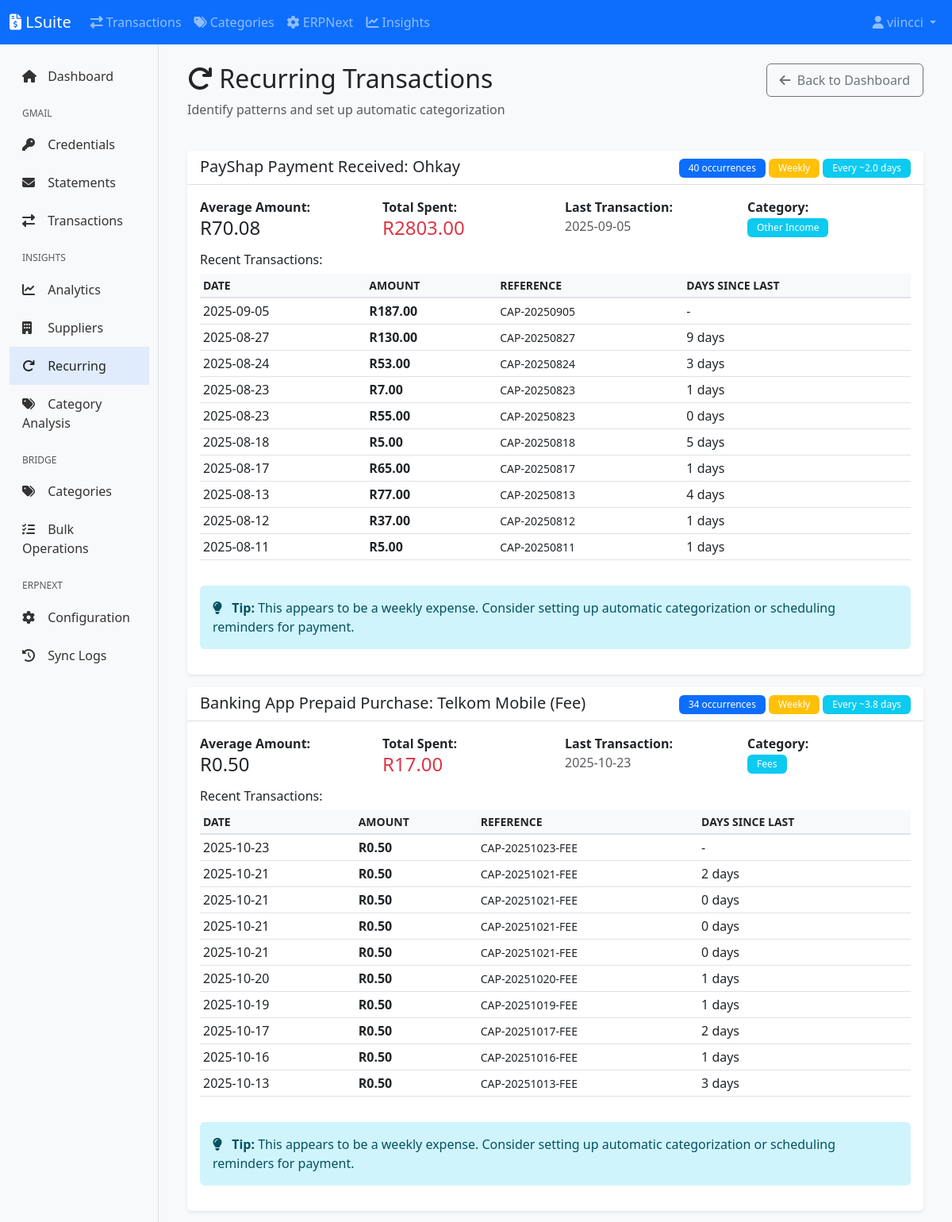
Page /insights/recurring (signed in, upper part) on the committed database.
### lsuite/models.py (models this page shows, shortened)
class User(UserMixin, db.Model):
    __tablename__ = 'users'
    id = db.Column(db.Integer, primary_key=True)
    username = db.Column(db.String(80), unique=True, nullable=False, index=True)
    email = db.Column(db.String(120), unique=True, nullable=False, index=True)
    password_hash = db.Column(db.String(255), nullable=False)
    first_name = db.Column(db.String(50))
    last_name = db.Column(db.String(50))
    is_active = db.Column(db.Boolean, default=True)
    is_admin = db.Column(db.Boolean, default=False)
    created_at = db.Column(db.DateTime, default=datetime.utcnow)
    updated_at = db.Column(db.DateTime, default=datetime.utcnow, onupdate=datetime.utcnow)
    ai_enabled = db.Column(db.Boolean, default=True)
    ai_model = db.Column(db.String(50), default='claude-haiku-4.5')
    ai_can_access_files = db.Column(db.Boolean, default=True)
    ai_can_edit_files = db.Column(db.Boolean, default=True)
    bank_accounts = db.relationship('BankAccount', backref='user', lazy='dynamic', cascade='all, delete-orphan')
    transactions = db.relationship('Transaction', backref='user', lazy='dynamic', cascade='all, delete-orphan')
    bank_transactions = db.relationship('BankTransaction', backref='user', lazy='dynamic', cascade='all, delete-orphan')
    invoices = db.relationship('Invoice', backref='user', lazy='dynamic', cascade='all, delete-orphan')
    email_statements = db.relationship('EmailStatement', backref='user', lazy='dynamic', cascade='all, delete-orphan')

class BankTransaction(db.Model):
    __tablename__ = 'bank_transactions'
    id = db.Column(db.Integer, primary_key=True)
    user_id = db.Column(db.Integer, db.ForeignKey('users.id'), nullable=False)
    bank_account_id = db.Column(db.Integer, db.ForeignKey('bank_accounts.id'), nullable=True)
    statement_id = db.Column(db.Integer, db.ForeignKey('email_statements.id'))
    date = db.Column(db.Date, nullable=False, index=True)
    posting_date = db.Column(db.Date, index=True)
    description = db.Column(db.String(500), nullable=False)
    reference_number = db.Column(db.String(100), index=True)
    deposit = db.Column(db.Numeric(15, 2), default=0.00)
    withdrawal = db.Column(db.Numeric(15, 2), default=0.00)
    balance = db.Column(db.Numeric(15, 2))
    currency = db.Column(db.String(3), default='ZAR')
    unallocated_amount = db.Column(db.Numeric(15, 2))
    category_id = db.Column(db.Integer, db.ForeignKey('transaction_categories.id'))
    tags = db.Column(db.String(500))
    notes = db.Column(db.Text)
    is_reconciled = db.Column(db.Boolean, default=False)
    reconciled_date = db.Column(db.DateTime)
    invoice_id = db.Column(db.Integer, db.ForeignKey('invoices.id'))
    erpnext_id = db.Column(db.String(100), index=True)
    erpnext_synced = db.Column(db.Boolean, default=False)
    erpnext_sync_date = db.Column(db.DateTime)
    erpnext_journal_entry = db.Column(db.String(100))
    erpnext_error = db.Column(db.Text)
    created_at = db.Column(db.DateTime, default=datetime.utcnow)
    updated_at = db.Column(db.DateTime, default=datetime.utcnow, onupdate=datetime.utcnow)
    category = db.relationship('TransactionCategory', back_populates='transactions')

class TransactionCategory(db.Model):
    __tablename__ = 'transaction_categories'
    id = db.Column(db.Integer, primary_key=True)
    name = db.Column(db.String(100), nullable=False, unique=True)
    erpnext_account = db.Column(db.String(200), nullable=False)
    transaction_type = db.Column(db.String(20), nullable=False)
    keywords = db.Column(db.Text)
    active = db.Column(db.Boolean, default=True)
    color = db.Column(db.Integer)
    created_at = db.Column(db.DateTime, default=datetime.utcnow)
    transactions = db.relationship('BankTransaction', back_populates='category', lazy='dynamic')

### lsuite/insights/routes.py (the view)
@insights_bp.route('/recurring')
@login_required
def recurring():
    days = request.args.get('days', 180, type=int)  # Longer period for recurring
    start_date = datetime.now() - timedelta(days=days)
    transactions = BankTransaction.query.filter(
        BankTransaction.user_id == current_user.id,
        BankTransaction.date >= start_date.date()
    ).order_by(BankTransaction.date.desc()).all()
    recurring_groups = defaultdict(list)
    for t in transactions:
        desc = t.description[:50]
        recurring_groups[desc].append(t)
    recurring_analysis = []
    for desc, trans_list in recurring_groups.items():
        if len(trans_list) >= 3:  # At least 3 occurrences
            amounts = [float(t.withdrawal or t.deposit or 0) for t in trans_list]
            dates = [t.date for t in trans_list]
            intervals = []
            for i in range(1, len(dates)):
                interval = (dates[i-1] - dates[i]).days
                intervals.append(interval)
            avg_interval = sum(intervals) / len(intervals) if intervals else 0
            if avg_interval <= 10:
                frequency = 'Weekly'
            elif avg_interval <= 35:
                frequency = 'Monthly'
            elif avg_interval <= 95:
                frequency = 'Quarterly'
            else:
                frequency = 'Irregular'
            recurring_analysis.append({
                'description': desc,
                'count': len(trans_list),
                'avg_amount': sum(amounts) / len(amounts),
                'total': sum(amounts),
                'frequency': frequency,
                'avg_interval_days': round(avg_interval, 1),
                'last_date': dates[0],
                'category': trans_list[0].category.name if trans_list[0].category else 'Uncategorized',
                'transactions': [
                    {
                        'date': t.date,
                        'amount': float(t.withdrawal or t.deposit or 0),
                        'reference': t.reference_number
                    }
                    for t in trans_list[:10]  # Show last 10
                ]
            })
    recurring_analysis = sorted(recurring_analysis, key=lambda x: x['count'], reverse=True)
    return render_template('insights/recurring.html', recurring=recurring_analysis, days=days)

### lsuite/extensions.py (called while the page is built)
@login_manager.user_loader
def load_user(user_id):
    from lsuite.models import User
    return User.query.get(int(user_id))

### lsuite/templates/insights/recurring.html (shortened to what this page needs)
{% extends "base.html" %}
{% block content %}
<div class="container-fluid mt-4">
    <div class="row mb-4">
        <div class="col">
            <h2><i class="fas fa-redo"></i> Recurring Transactions</h2>
            <p class="text-muted">Identify patterns and set up automatic categorization</p>
        </div>
        <div class="col-auto">
            <a href="{{ url_for('insights.dashboard') }}" class="btn btn-outline-secondary">
                <i class="fas fa-arrow-left"></i> Back to Dashboard
            </a>
        </div>
    </div>
    {% for rec in recurring %}
    <div class="card mb-3">
        <div class="card-header">
            <div class="row">
                <div class="col">
                    <h5 class="mb-0">{{ rec.description }}</h5>
                </div>
                <div class="col-auto">
                    <span class="badge bg-primary">{{ rec.count }} occurrences</span>
                    <span class="badge bg-warning">{{ rec.frequency }}</span>
                    <span class="badge bg-info">Every ~{{ rec.avg_interval_days }} days</span>
                </div>
            </div>
        </div>
        <div class="card-body">
            <div class="row mb-3">
                <div class="col-md-3">
                    <strong>Average Amount:</strong><br>
                    <h4 class="mb-0">R{{ "%.2f"|format(rec.avg_amount) }}</h4>
                </div>
                <div class="col-md-3">
                    <strong>Total Spent:</strong><br>
                    <h4 class="mb-0 text-danger">R{{ "%.2f"|format(rec.total) }}</h4>
                </div>
                <div class="col-md-3">
                    <strong>Last Transaction:</strong><br>
                    <span class="text-muted">{{ rec.last_date }}</span>
                </div>
                <div class="col-md-3">
                    <strong>Category:</strong><br>
                    <span class="badge bg-info">{{ rec.category }}</span>
                </div>
            </div>
            <h6>Recent Transactions:</h6>
            <div class="table-responsive">
                <table class="table table-sm">
                    <thead>
                        <tr>
                            <th>Date</th>
                            <th>Amount</th>
                            <th>Reference</th>
                            <th>Days Since Last</th>
                        </tr>
                    </thead>
                    <tbody>
                        {% for trans in rec.transactions %}
                        <tr>
                            <td>{{ trans.date }}</td>
                            <td><strong>R{{ "%.2f"|format(trans.amount) }}</strong></td>
                            <td><small>{{ trans.reference }}</small></td>
                            <td>
                                {% if loop.index > 1 %}
                                    {{ (rec.transactions[loop.index0 - 1].date - trans.date).days }} days
                                {% else %}
                                    -
                                {% endif %}
                            </td>
                        </tr>
                        {% endfor %}
                    </tbody>
                </table>
            </div>
            <div class="alert alert-info mt-3">
                <i class="fas fa-lightbulb"></i>
                <strong>Tip:</strong> This appears to be a {{ rec.frequency|lower }} expense.
                Consider setting up automatic categorization or scheduling reminders for payment.
            </div>
        </div>
    </div>
    {% endfor %}
</div>
{% endblock %}

### lsuite/templates/components/navbar.html (shortened to what this page needs)
<nav class="navbar navbar-expand-lg navbar-dark bg-primary">
    <div class="container-fluid">
        <a class="navbar-brand" href="{{ url_for('main.index') if current_user.is_authenticated else url_for('auth.login') }}">
            <i class="fas fa-file-invoice-dollar"></i> LSuite
        </a>
        <div class="collapse navbar-collapse" id="navbarNav">
            {% if current_user.is_authenticated %}
            <ul class="navbar-nav me-auto">
                <li class="nav-item">
                    <a class="nav-link" href="{{ url_for('gmail.transactions') }}">
                        <i class="fas fa-exchange-alt"></i> Transactions
                    </a>
                </li>
                <li class="nav-item">
                    <a class="nav-link" href="{{ url_for('bridge.categories') }}">
                        <i class="fas fa-tags"></i> Categories
                    </a>
                </li>
                <li class="nav-item">
                    <a class="nav-link" href="{{ url_for('erpnext.configs') }}">
                        <i class="fas fa-cog"></i> ERPNext
                    </a>
                </li>
                <li class="nav-item">
                    <a class="nav-link" href="{{ url_for('insights.dashboard') }}">
                        <i class="fas fa-chart-line"></i> Insights
                    </a>
                </li>
            </ul>
            {% endif %}
            <ul class="navbar-nav ms-auto">
                {% if current_user.is_authenticated %}
                    <li class="nav-item dropdown">
                        <a class="nav-link dropdown-toggle" href="#" id="userDropdown" role="button" data-bs-toggle="dropdown">
                            <i class="fas fa-user"></i> {{ current_user.username }}
                        </a>
                    </li>
                {% endif %}
            </ul>
        </div>
    </div>
</nav>

### lsuite/static/css/style.css (style rules this page uses)
body { font-family: 'Segoe UI', Tahoma, Geneva, Verdana, sans-serif; background-color: #f8f9fa; }
.card { border: none; box-shadow: 0 0.125rem 0.25rem rgba(0, 0, 0, .075); transition: transform 0.2s, box-shadow 0.2s; }
.card-header { background-color: #fff; border-bottom: 1px solid rgba(0, 0, 0, .125); font-weight: 600; }
.btn { border-radius: 0.375rem; font-weight: 500; padding: 0.5rem 1rem; }
.btn i { margin-right: 0.25rem; }
.table { background-color: #fff; }
.table thead th { background-color: #f8f9fa; border-bottom: 2px solid #dee2e6; font-weight: 600; text-transform: uppercase; font-size: 0.875rem; }
.badge { padding: 0.375rem 0.75rem; font-weight: 500; }
.alert { border-radius: 0.375rem; border: none; }
.alert i { margin-right: 0.5rem; }

### rows in the picture
User: username "viincci"
BankTransaction: description "PayShap Payment Received: Ohkay", last_date "2025-09-05", amount "187.00", (rec.transactions[loop.index0-1].date-trans.date).days "9"
TransactionCategory: category "Other Income"
BankTransaction: amount "130.00", (rec.transactions[loop.index0-1].date-trans.date).days "3"
BankTransaction: amount "53.00", (rec.transactions[loop.index0-1].date-trans.date).days "1"
BankTransaction: amount "7.00", (rec.transactions[loop.index0-1].date-trans.date).days "0"
BankTransaction: amount "55.00", (rec.transactions[loop.index0-1].date-trans.date).days "5"
BankTransaction: amount "5.00", (rec.transactions[loop.index0-1].date-trans.date).days "1"
BankTransaction: amount "65.00", (rec.transactions[loop.index0-1].date-trans.date).days "4"
BankTransaction: amount "77.00", (rec.transactions[loop.index0-1].date-trans.date).days "1"
BankTransaction: amount "37.00", (rec.transactions[loop.index0-1].date-trans.date).days "1"
BankTransaction: amount "5.00"
BankTransaction: description "Banking App Prepaid Purchase: Telkom Mobile (Fee)", last_date "2025-10-23", amount "0.50", (rec.transactions[loop.index0-1].date-trans.date).days "2"
TransactionCategory: category "Fees"
BankTransaction: amount "0.50", (rec.transactions[loop.index0-1].date-trans.date).days "0"
BankTransaction: amount "0.50", (rec.transactions[loop.index0-1].date-trans.date).days "0"
BankTransaction: amount "0.50", (rec.transactions[loop.index0-1].date-trans.date).days "0"
BankTransaction: amount "0.50", (rec.transactions[loop.index0-1].date-trans.date).days "1"
BankTransaction: amount "0.50", (rec.transactions[loop.index0-1].date-trans.date).days "1"
BankTransaction: amount "0.50", (rec.transactions[loop.index0-1].date-trans.date).days "2"
BankTransaction: amount "0.50", (rec.transactions[loop.index0-1].date-trans.date).days "1"
BankTransaction: amount "0.50", (rec.transactions[loop.index0-1].date-trans.date).days "3"
BankTransaction: amount "0.50"

### other values in the picture
{{ rec.count }} "40" "34"
{{ rec.frequency }} "Weekly" "Weekly"
{{ rec.avg_interval_days }} "2.0" "3.8"
{{ "%.2f"|format(rec.avg_amount) }} "70.08" "0.50"
{{ "%.2f"|format(rec.total) }} "2803.00" "17.00"
{{ rec.frequency|lower }} "weekly" "weekly"
